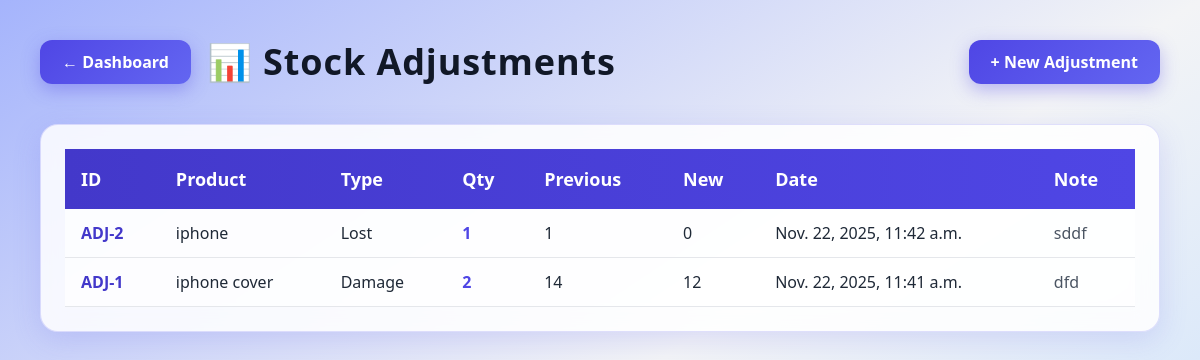
/products/adjustments/, run on an earlier commit of the app's database.
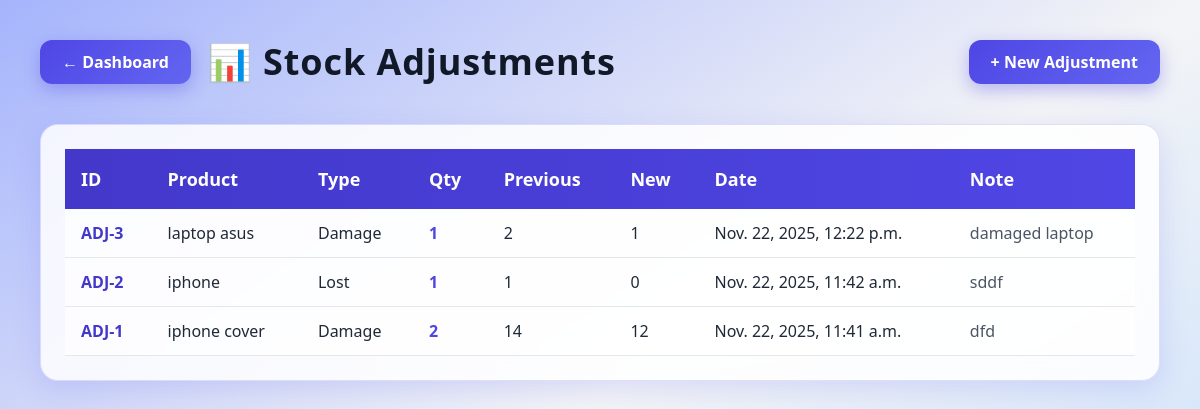
And on a later commit of the database.
### products/models.py (models this page shows, shortened)
class StockAdjustment(models.Model):
    ADJUST_TYPES = [
        ("Increase", "Increase"),
        ("Decrease", "Decrease"),
        ("Damage", "Damage"),
        ("Lost", "Lost"),
        ("Mismatch", "Mismatch"),
    ]
    product = models.ForeignKey(Product, on_delete=models.CASCADE)
    adjustment_type = models.CharField(max_length=30, choices=ADJUST_TYPES)
    quantity = models.PositiveIntegerField()
    previous_stock = models.IntegerField()
    new_stock = models.IntegerField()
    note = models.TextField(blank=True, null=True)
    date = models.DateTimeField(default=timezone.now)

class Product(models.Model):
    name = models.CharField(max_length=200)
    sku = models.CharField(max_length=100)
    category = models.CharField(max_length=100)
    unit = models.CharField(max_length=50)
    stock = models.IntegerField()
    description = models.TextField(blank=True, null=True)
    reorder_level = models.IntegerField(default=0)

### products/views.py (the view)
# urls.py: path('adjustments/', views.adjustment_list, name='adjustment_list'),
def adjustment_list(request):
    adjustments = StockAdjustment.objects.all().order_by('-date')
    return render(request, "products/adjustment_list.html", {"adjustments": adjustments})

### templates/products/adjustment_list.html (shortened to what this page needs)
{% load static %}
<!DOCTYPE html>
<html lang="en">
<head>
  <script src="https://cdn.tailwindcss.com"></script>
</head>
<body class="bg-gradient-to-br from-indigo-300 via-gray-100 to-blue-200 min-h-screen p-10">
  <div class="max-w-6xl mx-auto">
    <div class="flex justify-between items-center mb-10">
      <div class="flex items-center">
        {% if request.user.is_authenticated %}
        <a href="{% url 'dashboard' %}" class="btn-add mr-4">← Dashboard</a>
        {% else %}
        <a href="{% url 'login' %}?next={% url 'dashboard' %}" class="btn-add mr-4">← Dashboard</a>
        {% endif %}
        <h1 class="text-4xl font-extrabold text-gray-900 tracking-wide">
          📊 Stock Adjustments
        </h1>
      </div>
      <a href="{% url 'products:adjustment_add' %}" class="btn-add">
        + New Adjustment
      </a>
    </div>
    <div class="glass-card overflow-x-auto p-6">
      <table class="w-full text-left text-gray-800">
        <thead class="table-header text-white text-lg">
          <tr>
            <th class="py-4 px-4">ID</th>
            <th class="px-4">Product</th>
            <th class="px-4">Type</th>
            <th class="px-4">Qty</th>
            <th class="px-4">Previous</th>
            <th class="px-4">New</th>
            <th class="px-4">Date</th>
            <th class="px-4">Note</th>
          </tr>
        </thead>
        <tbody>
          {% for a in adjustments %}
          <tr class="row-hover border-b bg-white/70">
            <td class="px-4 py-3 font-semibold text-indigo-700">ADJ-{{ a.id }}</td>
            <td class="px-4">{{ a.product.name }}</td>
            <td class="px-4">{{ a.adjustment_type }}</td>
            <td class="px-4 font-bold text-indigo-600">{{ a.quantity }}</td>
            <td class="px-4">{{ a.previous_stock }}</td>
            <td class="px-4">{{ a.new_stock }}</td>
            <td class="px-4">{{ a.date }}</td>
            <td class="px-4 text-gray-600">{{ a.note|default:"—" }}</td>
          </tr>
          {% empty %}
          <tr>
            <td colspan="8" class="p-6 text-center text-gray-500">
              No stock adjustments recorded yet.
            </td>
          </tr>
          {% endfor %}
        </tbody>
      </table>
    </div>
  </div>
</body>
</html>

What changed in the data, as far as the page shows it:
added StockAdjustment: id "3", product.name "laptop asus", adjustment_type "Damage", quantity "1", previous_stock "2", new_stock "1", date "Nov. 22, 2025, 12:22 p.m.", note "damaged laptop"
